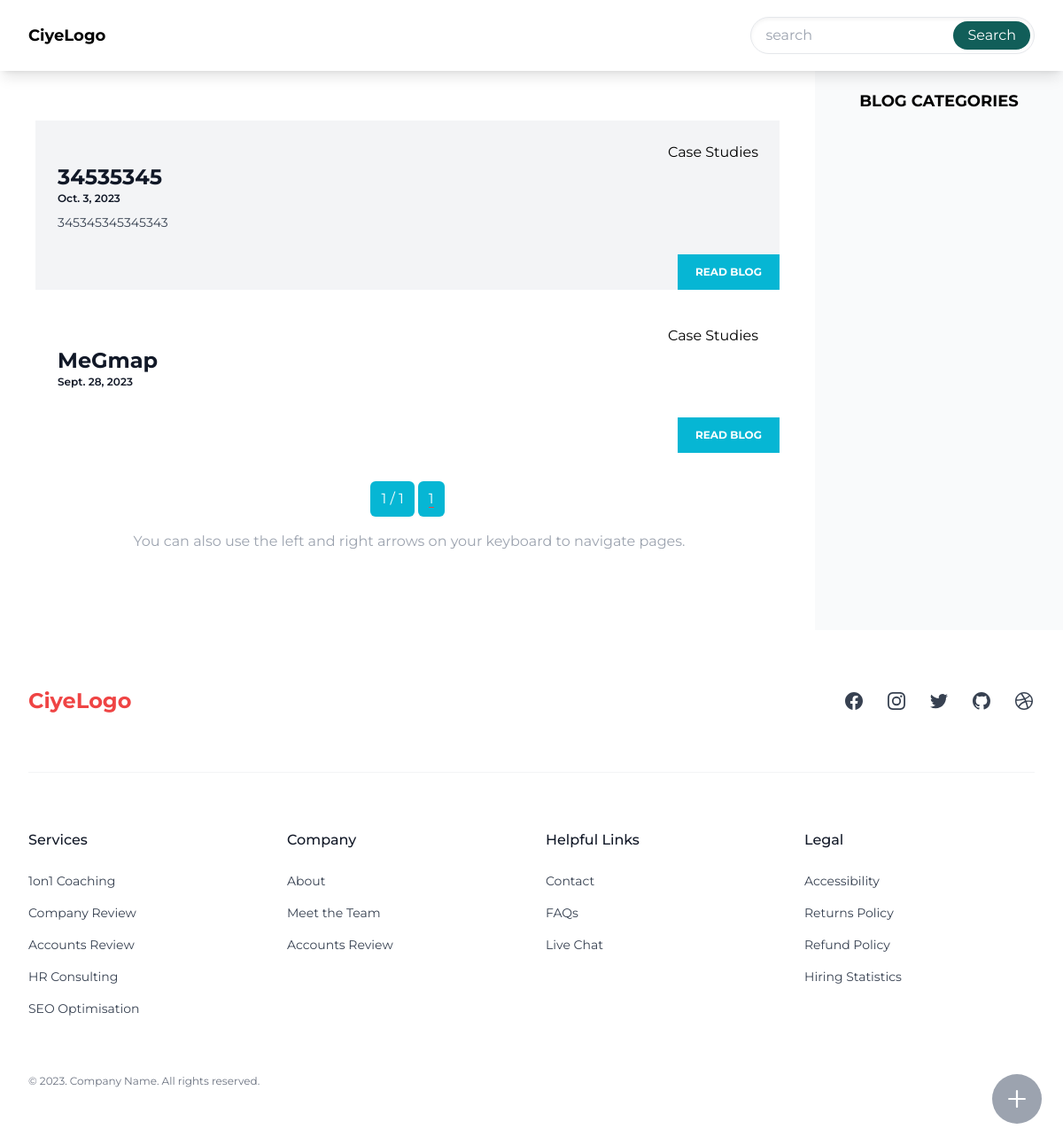
Page /blog/category/case-studies/ on the earlier database version.
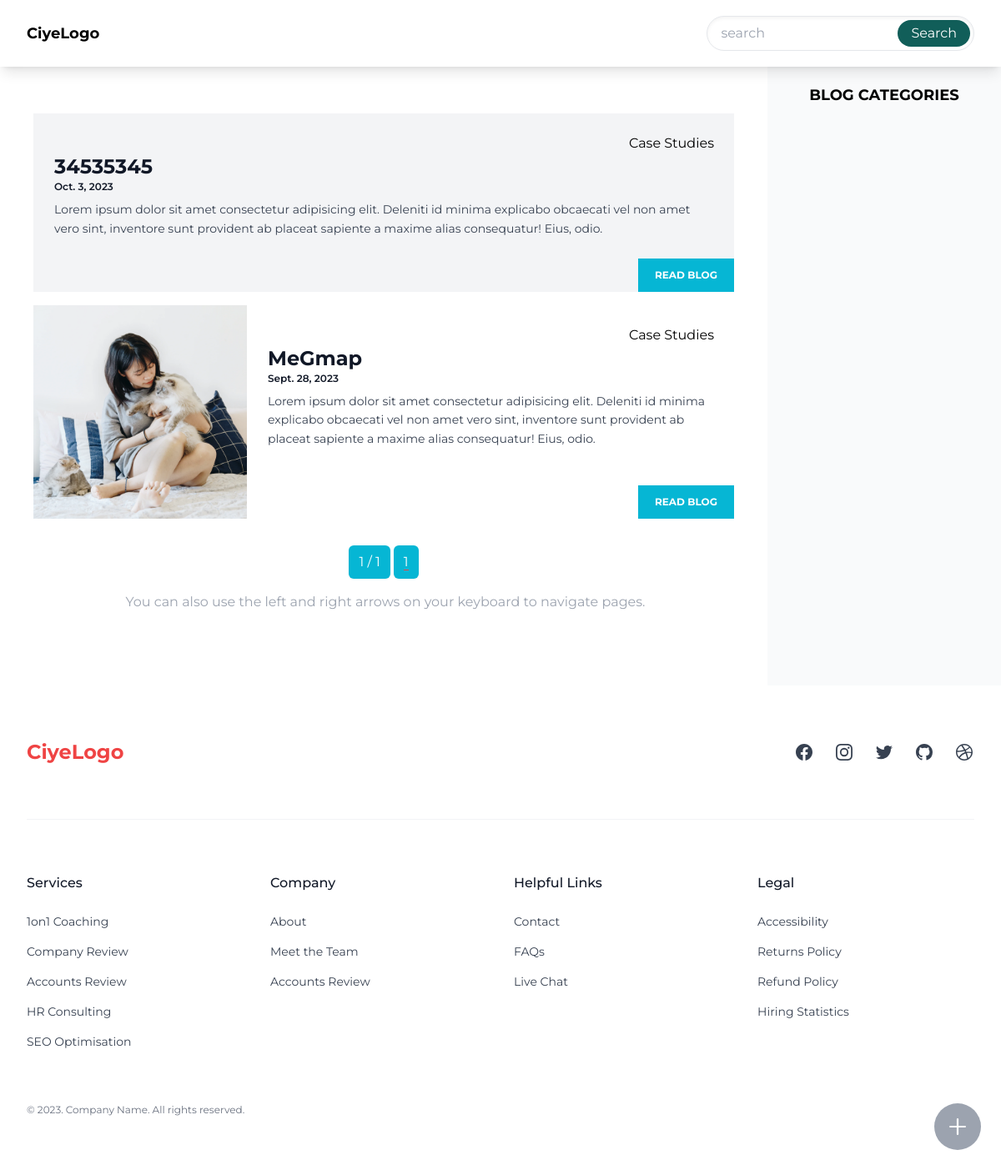
Same page on the later database version.
### blog/models.py (models this page shows, shortened)
class Blog(BaseModel):
    title = models.CharField(max_length=200)
    slug = models.SlugField(max_length=200, unique=True,blank=True,null=True)
    description = models.TextField(null=True, blank=True)
    image = models.ImageField(upload_to=get_upload_path, null=True, blank=True)
    content = RichTextUploadingField(null=True,blank=True)
    category = models.ForeignKey(Category,on_delete=models.SET_NULL,null=True,blank=True,related_name='blog')
    custom_order = models.IntegerField(default=0)
    created_at = models.DateTimeField(auto_now_add=True,null=True,blank=True)
    updated_at = models.DateTimeField(auto_now=True,null=True,blank=True)
    def get_absolute_url(self):
        return reverse("blog-detail", kwargs={"slug": self.slug})
    class Meta:
        ordering = ['-custom_order','-is_featured', '-id',]

class Category(MPTTModel):
    name = models.CharField(max_length=50, unique=True)
    slug = models.SlugField(max_length=100, unique=True, null=True, blank=True)
    description = models.CharField(max_length=200, blank=True, null=True)
    parent = TreeForeignKey('self', on_delete=models.CASCADE,
                            null=True, blank=True, related_name='children')
    custom_order = models.IntegerField(default=0)
    created_at = models.DateTimeField(auto_now_add=True)
    updated_at = models.DateTimeField(auto_now=True)
    class MPTTMeta:
        order_insertion_by = ['-custom_order', 'name']
    def __str__(self) -> str:
        return self.name
    class Meta:
        verbose_name_plural = 'Categories'
    def get_absolute_url(self):
        url_list = [self.slug]
        parent = self.parent
        while parent:
            url_list.insert(0, parent.slug)
            parent = parent.parent
        category_path = '/'.join(url_list)
        return reverse('blog-list', args=[category_path])

### blog/views.py (the view)
# urls.py: path('category/<path:path>/',views.BlogList.as_view(),name='blog-list'),
class BlogList(ListView):
    template_name = 'blog/blog.html'
    paginate_by = 12
    extra_context = {'partial_template_path':'blog/partial/main-list.html'}
    def get_queryset(self):
        category_path:str = self.kwargs['path']
        category_slug = category_path.split('/').pop()
        category:Category = get_object_or_404(Category,slug=category_slug)
        blogs = Blog.objects.filter(category__in = category.get_descendants(include_self=True))
        return blogs
    def render_to_response(self, context: dict[str, Any], **response_kwargs: Any) -> http.HttpResponse:
        if self.request.headers.get('HX-Request') == 'true':
            return render(self.request,'blog/partial/main-list.html',context)
        return super().render_to_response(context, **response_kwargs)

### form_handlers/forms.py
class InquiryForm(forms.ModelForm):
    class Meta:
        model = Inquiry
        exclude = ['source_webpage', 'source_ip', 'country_from_ip']

### abstractapp/custom_context_processors.py (called while the page is built)
def categories(request):
    product_categories = ProductCategory.objects.all()
    product_root_categories = ProductCategory.objects.filter(Q(level=1)|Q(level=1))
    blog_categories = BlogCategory.objects.all()
    blog_root_categories = BlogCategory.objects.filter(level=0)
    return {
        'product_categories': product_categories,
        'product_root_categories': product_root_categories,
        'blog_categories':blog_categories,
        'blog_root_categories':blog_root_categories,
    }

def inquiry_form(request):
    return {
        'inquiry_form':InquiryForm(),
    }

def contact(request):
    contacts = ContactInformation.objects.all().order_by('custom_order')
    contact_dict = {contact.name: contact for contact in contacts}
    return {'contact': contact_dict}

### blog/templates/blog/blog.html (shortened to what this page needs)
{% extends "base.html" %}
{% block content %}
  <div class="flex flex-col-reverse lg:grid grid-cols-1 bg-white  lg:grid-cols-[1fr_280px] ">
    <main id="main-content">
      {% include partial_template_path %}
    </main>
    <aside class=" p-3 text-center bg-gray-50">
      <h2 class="p-2 text-lg font-bold uppercase ">
        blog categories
      </h2>
    </aside>
  </div>
{% endblock %}

### blog/templates/blog/partial/card-horizontal.html (shortened to what this page needs)
{% for object in object_list %}
<article class="flex {% cycle 'bg-gray-100' 'bg-white' %} my-4 transition hover:shadow">
  {% if object.image %}
    <div class="hidden  sm:block sm:basis-64">
      <img alt="{{ object.title }}"
           src="{{ object.image.url }}"
           class="aspect-square h-full my-auto w-full object-cover" />
    </div>
  {% endif %}
  <div class="flex flex-1 flex-col justify-between">
    <div class="border-s border-gray-900/10 p-4 sm:border-l-transparent sm:p-6">
      <div class="text-right ">
        <a
        >{{ object.category }}</a>
      </div>
      <a href="{{ object.get_absolute_url }}"
      {% if parent_name == "main-list" %}
      hx-get="{{ object.get_absolute_url }}"
      hx-target="#main-content"
      hx-push-url="true"
      {% endif %}>
        <h3 class="font-bold text-2xl capitalize text-gray-900">
          {{ object.title }}
        </h3>
      </a>
      <div>
        <time datetime="{{ object.created_at }}"
              class="flex items-center justify-between gap-4 text-xs font-semibold capitalize text-gray-900">
          <span>{{ object.created_at|date }}</span>
        </time>
      </div>
      <p class="mt-2 line-clamp-4 text-sm/relaxed text-gray-700">
        {{ object.description }}
      </p>
    </div>
    <div class="sm:flex sm:items-end sm:justify-end">
      <a href="{{ object.get_absolute_url }}"
      {% if parent_name == "main-list" %}
      hx-get="{{ object.get_absolute_url }}"
      hx-target="#main-content"
      hx-push-url="true"
      {% endif %}
         class="block bg-cyan-500 px-5 py-3 text-center text-xs font-bold uppercase text-white transition hover:underline hover:underline-offset-4">
        Read Blog
      </a>
    </div>
  </div>
</article>
  {% endfor %}

Differences in the rows shown:
changed Blog "Oct. 3, 2023": description "345345345345343" → "Lorem ipsum dolor sit amet consectetur adipisicing elit. Deleniti id minima explicabo obcaecati vel non amet vero sint, inventore sunt provident ab placeat sapiente a maxime alias consequatur! Eius, odio."
changed Blog "MeGmap": image empty → "blog/images/2.webp" (drawn); image: picture added; description (not shown) → "Lorem ipsum dolor sit amet consectetur adipisicing elit. Deleniti id minima explicabo obcaecati vel non amet vero sint, inventore sunt provident ab placeat sapiente a maxime alias consequatur! Eius, odio."
